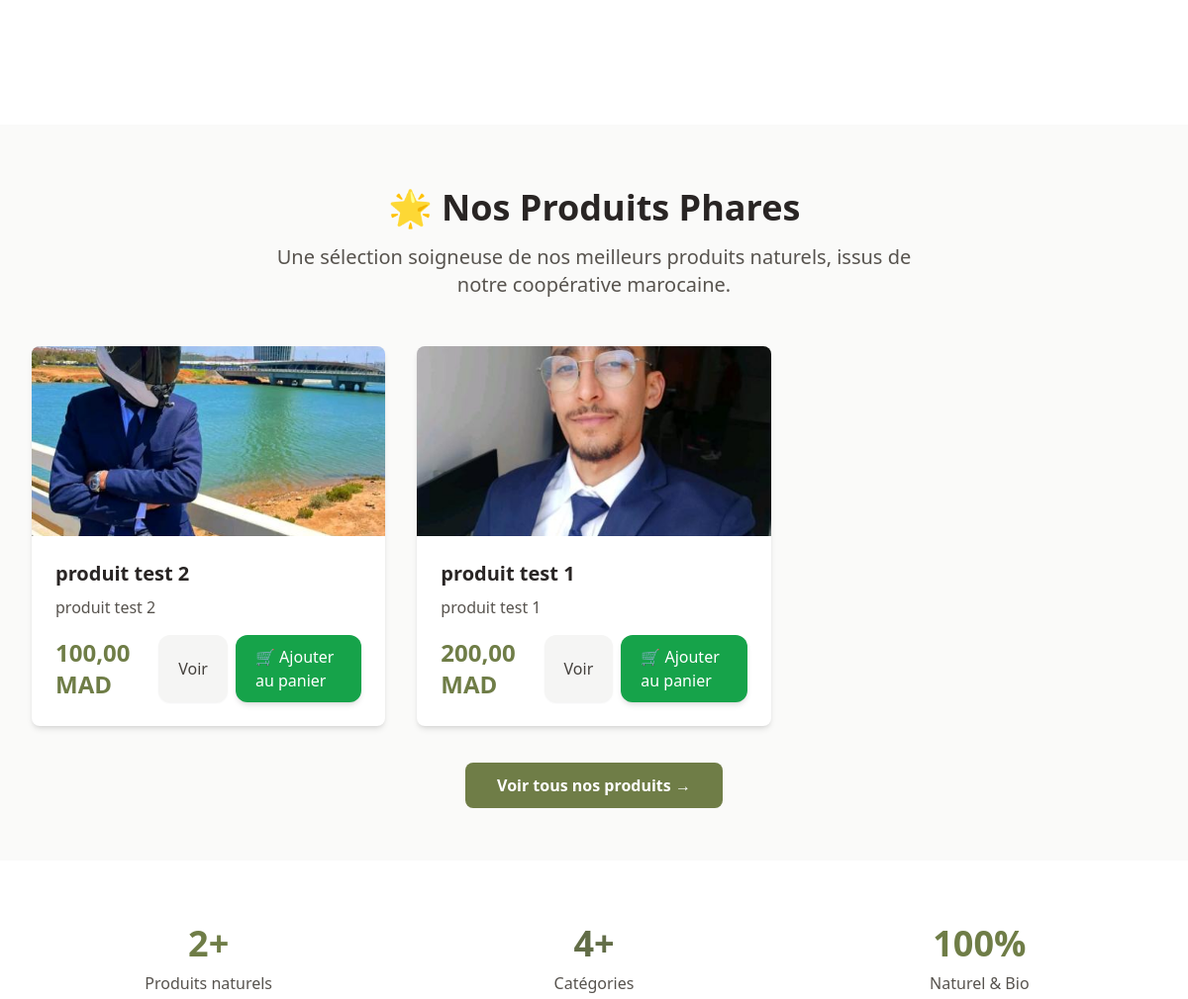
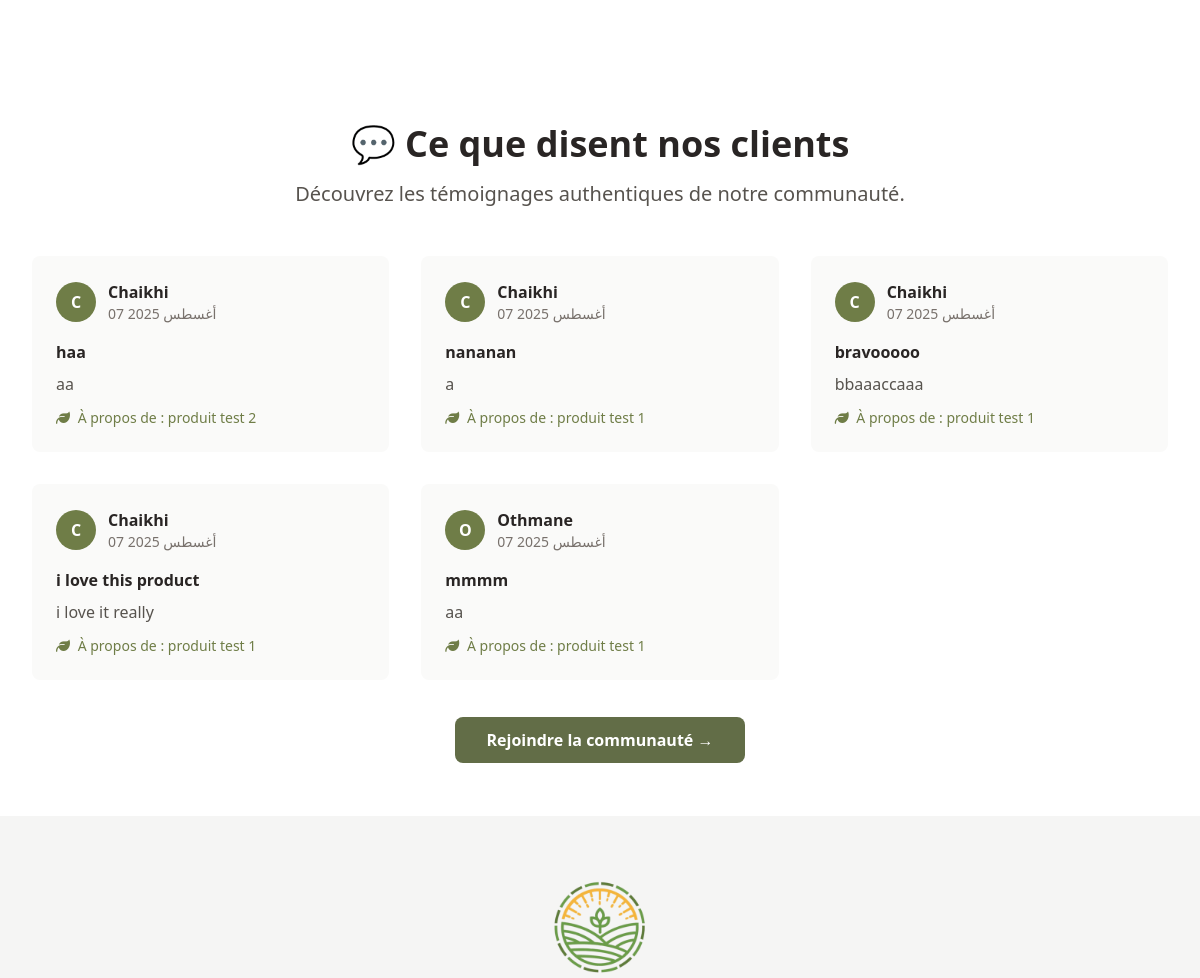
/ar/ (middle part), run on an earlier commit of the app's database (2 pictures, top to bottom).
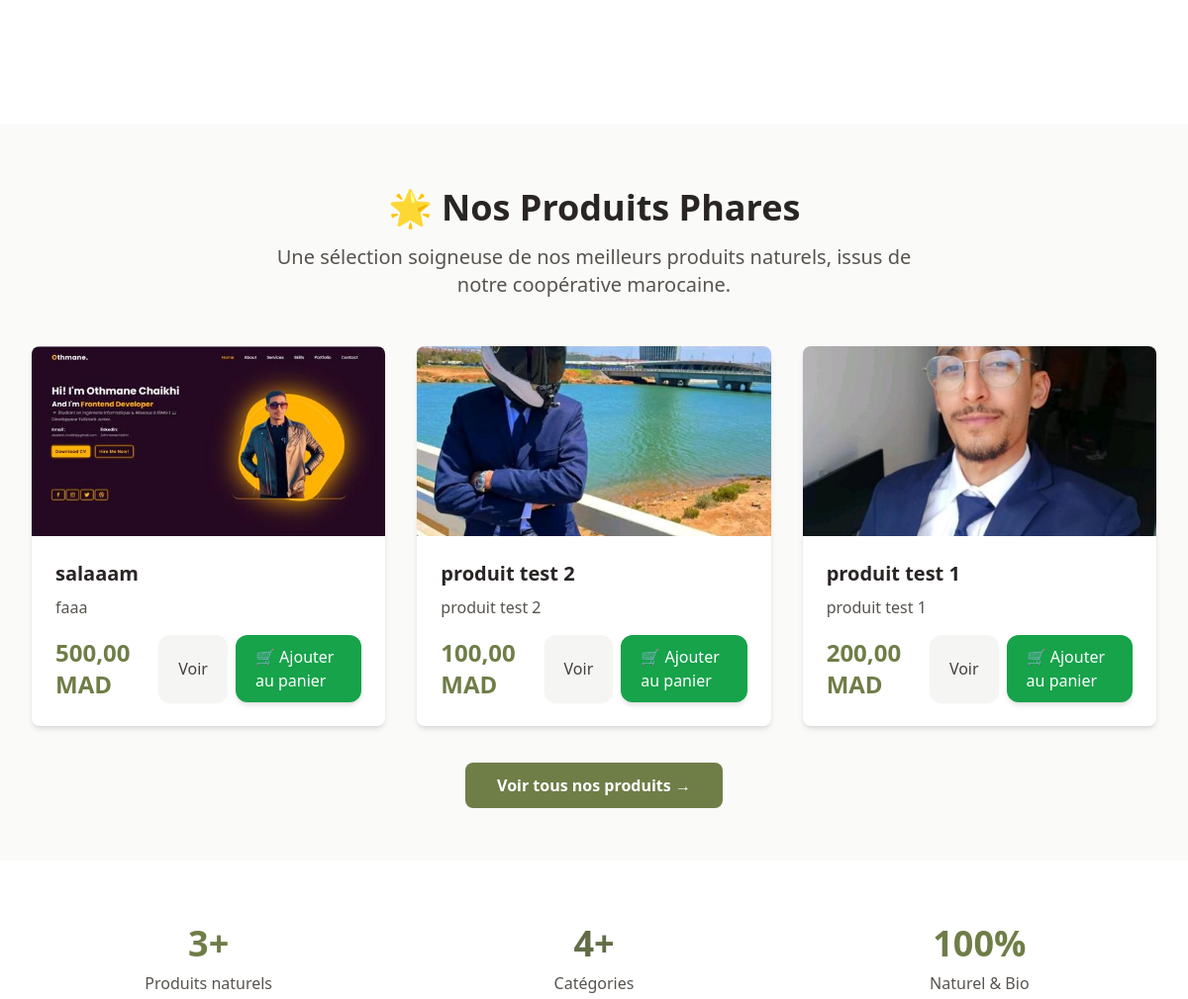
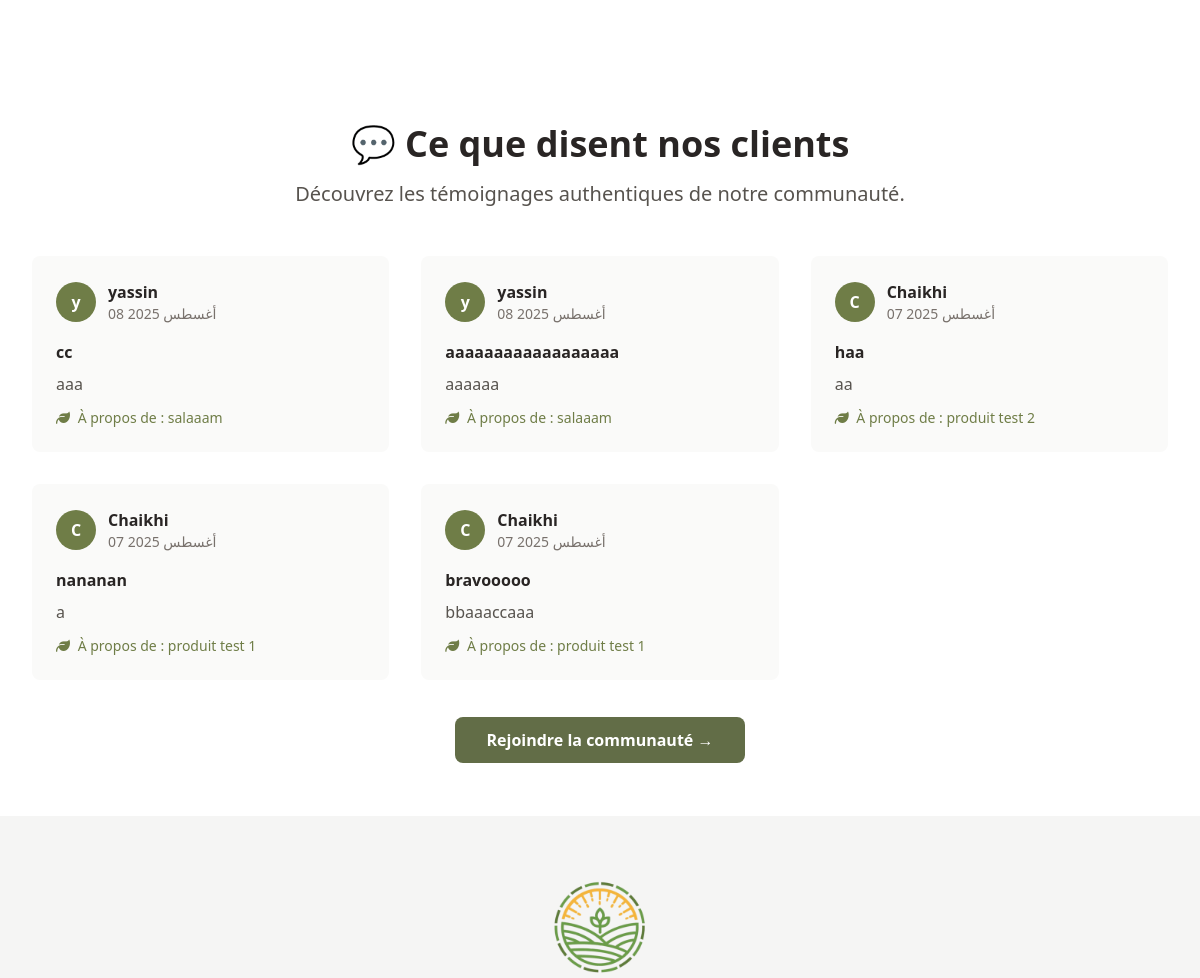
And on a later commit of the database (2 pictures, top to bottom).
### store/models.py (models this page shows, shortened)
class Product(models.Model):
    name = models.CharField(max_length=200, verbose_name="Nom du produit")
    name_ar = models.CharField(max_length=200, blank=True, verbose_name="Nom (Arabe)")
    description = models.TextField(verbose_name="Description")
    description_ar = models.TextField(blank=True, verbose_name="Description (Arabe)")
    ingredients = models.TextField(blank=True, verbose_name="Ingrédients")
    ingredients_ar = models.TextField(blank=True, verbose_name="Ingrédients (Arabe)")
    price = models.DecimalField(max_digits=10, decimal_places=2, verbose_name="Prix (MAD)")
    image = models.ImageField(upload_to='products/', verbose_name="Image principale")
    category = models.ForeignKey(Category, on_delete=models.CASCADE, verbose_name="Catégorie")
    is_available = models.BooleanField(default=True, verbose_name="Disponible")
    created_at = models.DateTimeField(auto_now_add=True)
    updated_at = models.DateTimeField(auto_now=True)
    class Meta:
        verbose_name = "Produit"
        verbose_name_plural = "Produits"
        ordering = ['-created_at']
    def get_absolute_url(self):
        return reverse('product_detail', kwargs={'pk': self.pk})

class CommunityPost(models.Model):
    POST_TYPES = [
        ('review', 'Avis produit'),
        ('testimonial', 'Témoignage'),
        ('discussion', 'Discussion'),
    ]
    RATING_CHOICES = [
        (5, '★★★★★ - Excellent'),
        (4, '★★★★☆ - Très bon'),
        (3, '★★★☆☆ - Bon'),
        (2, '★★☆☆☆ - Moyen'),
        (1, '★☆☆☆☆ - Décevant'),
    ]
    author = models.ForeignKey(CustomUser, on_delete=models.CASCADE, verbose_name="Auteur")
    title = models.CharField(max_length=200, verbose_name="Titre")
    content = models.TextField(verbose_name="Contenu")
    post_type = models.CharField(max_length=20, choices=POST_TYPES, default='discussion', verbose_name="Type de post")
    product = models.ForeignKey(Product, on_delete=models.CASCADE, null=True, blank=True, verbose_name="Produit lié")
    rating = models.PositiveSmallIntegerField(choices=RATING_CHOICES, null=True, blank=True, verbose_name="Note")
    is_approved = models.BooleanField(default=True, verbose_name="Approuvé")
    created_at = models.DateTimeField(auto_now_add=True)
    updated_at = models.DateTimeField(auto_now=True)
    class Meta:
        verbose_name = "Post communauté"
        verbose_name_plural = "Posts communauté"
        ordering = ['-created_at']

class CustomUser(AbstractUser):
    bio = models.TextField(max_length=500, blank=True, verbose_name="Biographie")
    phone = models.CharField(max_length=20, blank=True, verbose_name="Téléphone")
    city = models.CharField(max_length=100, blank=True, verbose_name="Ville")
    class Meta:
        verbose_name = "Utilisateur"
        verbose_name_plural = "Utilisateurs"

### store/views.py (the view)
# urls.py: path('', views.home, name='home'),
def home(request):
    featured_products = Product.objects.filter(is_available=True)[:6]
    latest_reviews = CommunityPost.objects.filter(
        is_approved=True,
        post_type='review'
    )[:5]
    context = {
        'featured_products': featured_products,
        'latest_reviews': latest_reviews,
        'total_products': Product.objects.filter(is_available=True).count(),
        'total_categories': Category.objects.count(),
    }
    return render(request, 'store/home.html', context)

### store/context_processors.py (called while the page is built)
def cart_count(request):
    cart = get_or_create_cart(request)
    return {'cart_count': cart.items.count()}

### store/utils.py (called while the page is built)
def get_or_create_cart(request):
    if request.user.is_authenticated:
        cart, created = Cart.objects.get_or_create(user=request.user)
    else:
        if not request.session.session_key:
            request.session.create()
        session_key = request.session.session_key
        cart, created = Cart.objects.get_or_create(session_key=session_key, user=None)
    return cart

### templates/store/home.html (shortened to what the changed rows need)
{% extends 'base.html' %}
{% load static %}
{% block content %}
<section class="py-16 bg-stone-50">
    <div class="max-w-7xl mx-auto px-4 sm:px-6 lg:px-8">
        <div class="text-center mb-12">
            <h2 class="text-3xl md:text-4xl font-bold text-stone-800 mb-4">
                🌟 Nos Produits Phares
            </h2>
        </div>
        <div class="grid grid-cols-1 md:grid-cols-2 lg:grid-cols-3 gap-8">
            {% for product in featured_products %}
            <div class="bg-white rounded-lg shadow-md overflow-hidden card-hover">
                {% if product.image %}
                <img src="{{ product.image.url }}" alt="{{ product.name }}" class="w-full h-48 object-cover">
                {% else %}
                <div class="w-full h-48 bg-stone-200 flex items-center justify-center">
                    <i class="fas fa-leaf text-4xl text-stone-400"></i>
                </div>
                {% endif %}
                <div class="p-6">
                    <h3 class="text-xl font-semibold text-stone-800 mb-2">{{ product.name }}</h3>
                    <p class="text-stone-600 mb-4 line-clamp-3">{{ product.description|truncatewords:15 }}</p>
                    <div class="flex items-center justify-between">
                        <span class="text-2xl font-bold text-olive-600">{{ product.price }} MAD</span>
                        <div class="flex gap-2">
                            <a href="{{ product.get_absolute_url }}"
                                class="inline-flex items-center gap-2 bg-stone-100 hover:bg-stone-200 text-stone-700 px-5 py-2.5 rounded-xl shadow-sm transition duration-200">
                                Voir
                            </a>
                            <a href="{% url 'add_to_cart' product.id %}" class="inline-flex items-center gap-2 bg-green-600 text-white px-5 py-2.5 rounded-xl shadow-md
                                hover:bg-green-700 transition-colors duration-300 ease-in-out">
                                🛒 Ajouter au panier
                            </a>
                        </div>
                    </div>
                </div>
            </div>
            {% empty %}
            <div class="col-span-full text-center py-12">
                <i class="fas fa-seedling text-6xl text-stone-300 mb-4"></i>
                <p class="text-xl text-stone-500">Aucun produit disponible pour le moment.</p>
            </div>
            {% endfor %}
        </div>
    </div>
</section>
<section class="py-16 bg-white">
    <div class="max-w-7xl mx-auto px-4 sm:px-6 lg:px-8">
        <div class="grid grid-cols-1 md:grid-cols-3 gap-8">
            <div class="text-center">
                <div class="text-4xl font-bold text-olive-600 mb-2">{{ total_products }}+</div>
                <div class="text-stone-600">Produits naturels</div>
            </div>
        </div>
    </div>
</section>
{% if latest_reviews %}
<section class="py-16 bg-white">
    <div class="max-w-7xl mx-auto px-4 sm:px-6 lg:px-8">
        <div class="text-center mb-12">
            <h2 class="text-3xl md:text-4xl font-bold text-stone-800 mb-4">
                💬 Ce que disent nos clients
            </h2>
        </div>
        <div class="grid grid-cols-1 md:grid-cols-2 lg:grid-cols-3 gap-8">
            {% for review in latest_reviews %}
            <div class="bg-stone-50 rounded-lg p-6 card-hover">
                <div class="flex items-center mb-4">
                    <div
                        class="w-10 h-10 bg-olive-600 rounded-full flex items-center justify-center text-white font-semibold">
                        {{ review.author.first_name.0|default:review.author.username.0 }}
                    </div>
                    <div class="ml-3">
                        <div class="font-semibold text-stone-800">
                            {{ review.author.first_name|default:review.author.username }}
                        </div>
                        <div class="text-sm text-stone-500">
                            {{ review.created_at|date:"d M Y" }}
                        </div>
                    </div>
                </div>
                <h4 class="font-semibold text-stone-800 mb-2">{{ review.title }}</h4>
                <p class="text-stone-600 mb-3">{{ review.content|truncatewords:20 }}</p>
                {% if review.product %}
                <div class="text-sm text-olive-600">
                    <i class="fas fa-leaf mr-1"></i>
                    À propos de : {{ review.product.name }}
                </div>
                {% endif %}
            </div>
            {% endfor %}
        </div>
    </div>
</section>
{% endif %}
{% endblock %}

What changed in the data, as far as the page shows it:
no longer on this page (row unchanged): CommunityPost: author.first_name.0 "C", author.first_name "Chaikhi", created_at "07 أغسطس 2025", title "i love this product", content "i love it really", product.name "produit test 1"
no longer on this page (row unchanged): CommunityPost: author.first_name.0 "O", author.first_name "Othmane", created_at "07 أغسطس 2025", title "mmmm", content "aa", product.name "produit test 1"
added Product: image (picture), name "salaaam", description "faaa", price "500,00"
added CommunityPost: author.first_name.0 "y", author.first_name "yassin", created_at "08 أغسطس 2025", title "cc", content "aaa", product.name "salaaam"
added CommunityPost: author.first_name.0 "y", author.first_name "yassin", created_at "08 أغسطس 2025", title "aaaaaaaaaaaaaaaaaa", content "aaaaaa", product.name "salaaam"
Also different on the page:
{{ total_products }}: "2" → "3"
